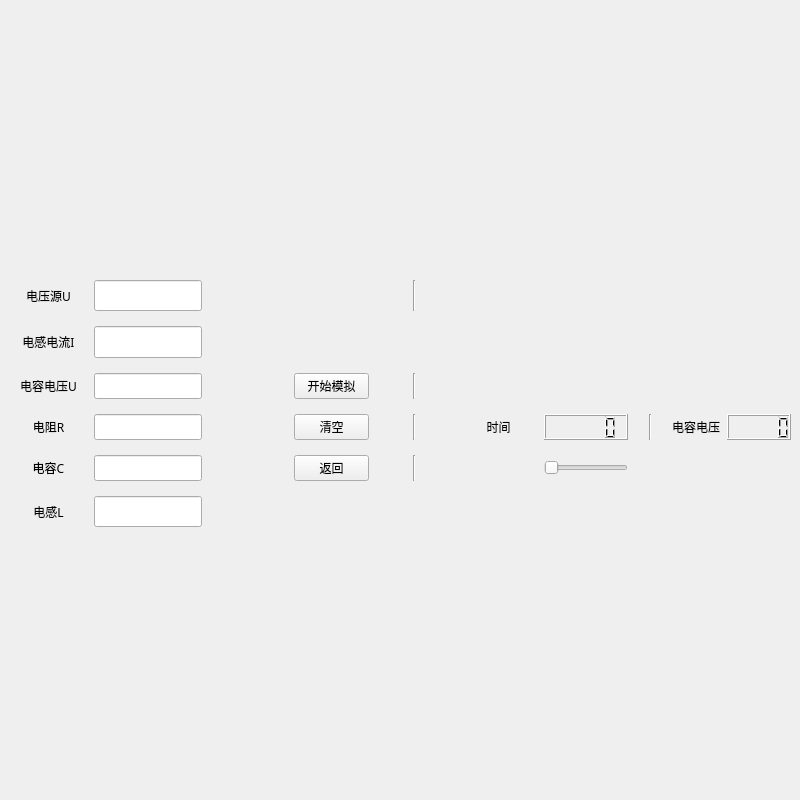
<?xml version="1.0" encoding="UTF-8"?>
<ui version="4.0">
 <class>Form</class>
 <widget class="QWidget" name="Form">
  <property name="geometry">
   <rect>
    <x>0</x>
    <y>0</y>
    <width>800</width>
    <height>800</height>
   </rect>
  </property>
  <property name="windowTitle">
   <string>一阶RC零输入分析</string>
  </property>
  <widget class="QWidget" name="verticalLayoutWidget">
   <property name="geometry">
    <rect>
     <x>0</x>
     <y>0</y>
     <width>801</width>
     <height>801</height>
    </rect>
   </property>
   <layout class="QVBoxLayout" name="verticalLayout">
    <property name="spacing">
     <number>5</number>
    </property>
    <item>
     <layout class="QGridLayout" name="gridLayout" rowstretch="0,0,0,0,0,0,0">
      <property name="sizeConstraint">
       <enum>QLayout::SetNoConstraint</enum>
      </property>
      <property name="leftMargin">
       <number>10</number>
      </property>
      <property name="topMargin">
       <number>10</number>
      </property>
      <property name="rightMargin">
       <number>10</number>
      </property>
      <property name="bottomMargin">
       <number>3</number>
      </property>
      <property name="horizontalSpacing">
       <number>7</number>
      </property>
      <property name="verticalSpacing">
       <number>15</number>
      </property>
      <item row="2" column="0">
       <widget class="QLabel" name="label">
        <property name="sizePolicy">
         <sizepolicy hsizetype="MinimumExpanding" vsizetype="Preferred">
          <horstretch>0</horstretch>
          <verstretch>0</verstretch>
         </sizepolicy>
        </property>
        <property name="font">
         <font>
          <family>等线</family>
         </font>
        </property>
        <property name="text">
         <string>电容电压U</string>
        </property>
        <property name="alignment">
         <set>Qt::AlignCenter</set>
        </property>
       </widget>
      </item>
      <item row="3" column="10">
       <widget class="QLCDNumber" name="lcdNumber_2"/>
      </item>
      <item row="3" column="7">
       <widget class="QLCDNumber" name="lcdNumber">
        <property name="sizePolicy">
         <sizepolicy hsizetype="Preferred" vsizetype="Preferred">
          <horstretch>0</horstretch>
          <verstretch>0</verstretch>
         </sizepolicy>
        </property>
       </widget>
      </item>
      <item row="5" column="5">
       <widget class="Line" name="line_3">
        <property name="sizePolicy">
         <sizepolicy hsizetype="Expanding" vsizetype="Minimum">
          <horstretch>0</horstretch>
          <verstretch>0</verstretch>
         </sizepolicy>
        </property>
        <property name="orientation">
         <enum>Qt::Vertical</enum>
        </property>
       </widget>
      </item>
      <item row="3" column="1">
       <widget class="QLineEdit" name="lineEdit_2">
        <property name="sizePolicy">
         <sizepolicy hsizetype="Expanding" vsizetype="Preferred">
          <horstretch>0</horstretch>
          <verstretch>0</verstretch>
         </sizepolicy>
        </property>
        <property name="maximumSize">
         <size>
          <width>150</width>
          <height>35</height>
         </size>
        </property>
       </widget>
      </item>
      <item row="3" column="3">
       <widget class="QPushButton" name="pushButton_2">
        <property name="maximumSize">
         <size>
          <width>75</width>
          <height>16777215</height>
         </size>
        </property>
        <property name="text">
         <string>清空</string>
        </property>
       </widget>
      </item>
      <item row="3" column="0">
       <widget class="QLabel" name="label_2">
        <property name="sizePolicy">
         <sizepolicy hsizetype="Preferred" vsizetype="Preferred">
          <horstretch>0</horstretch>
          <verstretch>0</verstretch>
         </sizepolicy>
        </property>
        <property name="font">
         <font>
          <family>等线</family>
         </font>
        </property>
        <property name="text">
         <string>电阻R</string>
        </property>
        <property name="alignment">
         <set>Qt::AlignCenter</set>
        </property>
       </widget>
      </item>
      <item row="2" column="2">
       <widget class="QLabel" name="label_6">
        <property name="sizePolicy">
         <sizepolicy hsizetype="Expanding" vsizetype="Preferred">
          <horstretch>0</horstretch>
          <verstretch>0</verstretch>
         </sizepolicy>
        </property>
        <property name="text">
         <string/>
        </property>
       </widget>
      </item>
      <item row="2" column="3">
       <widget class="QPushButton" name="pushButton">
        <property name="sizePolicy">
         <sizepolicy hsizetype="Minimum" vsizetype="Fixed">
          <horstretch>0</horstretch>
          <verstretch>0</verstretch>
         </sizepolicy>
        </property>
        <property name="maximumSize">
         <size>
          <width>75</width>
          <height>16777215</height>
         </size>
        </property>
        <property name="sizeIncrement">
         <size>
          <width>0</width>
          <height>0</height>
         </size>
        </property>
        <property name="baseSize">
         <size>
          <width>0</width>
          <height>0</height>
         </size>
        </property>
        <property name="text">
         <string>开始模拟</string>
        </property>
       </widget>
      </item>
      <item row="3" column="5">
       <widget class="Line" name="line">
        <property name="sizePolicy">
         <sizepolicy hsizetype="Expanding" vsizetype="Minimum">
          <horstretch>0</horstretch>
          <verstretch>0</verstretch>
         </sizepolicy>
        </property>
        <property name="orientation">
         <enum>Qt::Vertical</enum>
        </property>
       </widget>
      </item>
      <item row="2" column="5">
       <widget class="Line" name="line_2">
        <property name="sizePolicy">
         <sizepolicy hsizetype="Expanding" vsizetype="Minimum">
          <horstretch>0</horstretch>
          <verstretch>0</verstretch>
         </sizepolicy>
        </property>
        <property name="orientation">
         <enum>Qt::Vertical</enum>
        </property>
       </widget>
      </item>
      <item row="0" column="0">
       <widget class="QLabel" name="label_7">
        <property name="sizePolicy">
         <sizepolicy hsizetype="MinimumExpanding" vsizetype="Preferred">
          <horstretch>0</horstretch>
          <verstretch>0</verstretch>
         </sizepolicy>
        </property>
        <property name="font">
         <font>
          <family>等线</family>
         </font>
        </property>
        <property name="text">
         <string>电压源U</string>
        </property>
        <property name="alignment">
         <set>Qt::AlignCenter</set>
        </property>
       </widget>
      </item>
      <item row="3" column="6">
       <widget class="QLabel" name="label_4">
        <property name="sizePolicy">
         <sizepolicy hsizetype="Expanding" vsizetype="Preferred">
          <horstretch>0</horstretch>
          <verstretch>0</verstretch>
         </sizepolicy>
        </property>
        <property name="font">
         <font>
          <family>等线</family>
         </font>
        </property>
        <property name="layoutDirection">
         <enum>Qt::LeftToRight</enum>
        </property>
        <property name="inputMethodHints">
         <set>Qt::ImhNone</set>
        </property>
        <property name="text">
         <string>时间</string>
        </property>
        <property name="textFormat">
         <enum>Qt::AutoText</enum>
        </property>
        <property name="scaledContents">
         <bool>false</bool>
        </property>
        <property name="alignment">
         <set>Qt::AlignCenter</set>
        </property>
       </widget>
      </item>
      <item row="2" column="1">
       <widget class="QLineEdit" name="lineEdit_1">
        <property name="sizePolicy">
         <sizepolicy hsizetype="Expanding" vsizetype="Preferred">
          <horstretch>0</horstretch>
          <verstretch>0</verstretch>
         </sizepolicy>
        </property>
        <property name="maximumSize">
         <size>
          <width>150</width>
          <height>35</height>
         </size>
        </property>
       </widget>
      </item>
      <item row="5" column="0">
       <widget class="QLabel" name="label_3">
        <property name="sizePolicy">
         <sizepolicy hsizetype="Preferred" vsizetype="Preferred">
          <horstretch>0</horstretch>
          <verstretch>0</verstretch>
         </sizepolicy>
        </property>
        <property name="font">
         <font>
          <family>等线</family>
         </font>
        </property>
        <property name="contextMenuPolicy">
         <enum>Qt::NoContextMenu</enum>
        </property>
        <property name="text">
         <string>电容C</string>
        </property>
        <property name="alignment">
         <set>Qt::AlignCenter</set>
        </property>
       </widget>
      </item>
      <item row="3" column="9">
       <widget class="QLabel" name="label_5">
        <property name="font">
         <font>
          <family>等线</family>
         </font>
        </property>
        <property name="text">
         <string>电容电压</string>
        </property>
        <property name="alignment">
         <set>Qt::AlignCenter</set>
        </property>
       </widget>
      </item>
      <item row="5" column="1">
       <widget class="QLineEdit" name="lineEdit_3">
        <property name="sizePolicy">
         <sizepolicy hsizetype="Expanding" vsizetype="Preferred">
          <horstretch>0</horstretch>
          <verstretch>0</verstretch>
         </sizepolicy>
        </property>
        <property name="maximumSize">
         <size>
          <width>150</width>
          <height>35</height>
         </size>
        </property>
       </widget>
      </item>
      <item row="0" column="1">
       <widget class="QLineEdit" name="lineEdit_4">
        <property name="sizePolicy">
         <sizepolicy hsizetype="Expanding" vsizetype="Preferred">
          <horstretch>0</horstretch>
          <verstretch>0</verstretch>
         </sizepolicy>
        </property>
        <property name="maximumSize">
         <size>
          <width>150</width>
          <height>35</height>
         </size>
        </property>
       </widget>
      </item>
      <item row="5" column="3">
       <widget class="QPushButton" name="pushButton_3">
        <property name="maximumSize">
         <size>
          <width>75</width>
          <height>16777215</height>
         </size>
        </property>
        <property name="text">
         <string>返回</string>
        </property>
       </widget>
      </item>
      <item row="0" column="5">
       <widget class="Line" name="line_5">
        <property name="sizePolicy">
         <sizepolicy hsizetype="Expanding" vsizetype="Minimum">
          <horstretch>0</horstretch>
          <verstretch>0</verstretch>
         </sizepolicy>
        </property>
        <property name="orientation">
         <enum>Qt::Vertical</enum>
        </property>
       </widget>
      </item>
      <item row="3" column="8">
       <widget class="Line" name="line_4">
        <property name="sizePolicy">
         <sizepolicy hsizetype="Expanding" vsizetype="Minimum">
          <horstretch>0</horstretch>
          <verstretch>0</verstretch>
         </sizepolicy>
        </property>
        <property name="maximumSize">
         <size>
          <width>30</width>
          <height>16777215</height>
         </size>
        </property>
        <property name="orientation">
         <enum>Qt::Vertical</enum>
        </property>
       </widget>
      </item>
      <item row="5" column="7">
       <widget class="QSlider" name="horizontalSlider">
        <property name="orientation">
         <enum>Qt::Horizontal</enum>
        </property>
       </widget>
      </item>
      <item row="6" column="1">
       <widget class="QLineEdit" name="lineEdit_5">
        <property name="sizePolicy">
         <sizepolicy hsizetype="Expanding" vsizetype="Preferred">
          <horstretch>0</horstretch>
          <verstretch>0</verstretch>
         </sizepolicy>
        </property>
        <property name="maximumSize">
         <size>
          <width>150</width>
          <height>35</height>
         </size>
        </property>
       </widget>
      </item>
      <item row="6" column="0">
       <widget class="QLabel" name="label_8">
        <property name="sizePolicy">
         <sizepolicy hsizetype="Preferred" vsizetype="Preferred">
          <horstretch>0</horstretch>
          <verstretch>0</verstretch>
         </sizepolicy>
        </property>
        <property name="font">
         <font>
          <family>等线</family>
         </font>
        </property>
        <property name="contextMenuPolicy">
         <enum>Qt::NoContextMenu</enum>
        </property>
        <property name="text">
         <string>电感L</string>
        </property>
        <property name="alignment">
         <set>Qt::AlignCenter</set>
        </property>
       </widget>
      </item>
      <item row="1" column="1">
       <widget class="QLineEdit" name="lineEdit_6">
        <property name="sizePolicy">
         <sizepolicy hsizetype="Expanding" vsizetype="Preferred">
          <horstretch>0</horstretch>
          <verstretch>0</verstretch>
         </sizepolicy>
        </property>
        <property name="maximumSize">
         <size>
          <width>150</width>
          <height>35</height>
         </size>
        </property>
       </widget>
      </item>
      <item row="1" column="0">
       <widget class="QLabel" name="label_9">
        <property name="sizePolicy">
         <sizepolicy hsizetype="MinimumExpanding" vsizetype="Preferred">
          <horstretch>0</horstretch>
          <verstretch>0</verstretch>
         </sizepolicy>
        </property>
        <property name="font">
         <font>
          <family>等线</family>
         </font>
        </property>
        <property name="text">
         <string>电感电流I</string>
        </property>
        <property name="alignment">
         <set>Qt::AlignCenter</set>
        </property>
       </widget>
      </item>
     </layout>
    </item>
   </layout>
  </widget>
 </widget>
 <tabstops>
  <tabstop>pushButton</tabstop>
  <tabstop>pushButton_2</tabstop>
  <tabstop>pushButton_3</tabstop>
 </tabstops>
 <resources/>
 <connections/>
</ui>
